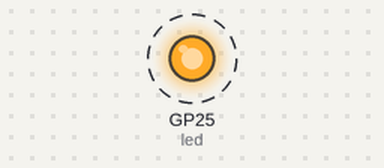
This program was run on a simulated Raspberry Pi Pico running MicroPython. On the bench: output pins drawn as LEDs (lit = HIGH). Dashed ring = blinking.

Above: at 0.15 s.
Timing chart, 0 to 3.0 s (numbered marks = the images above):
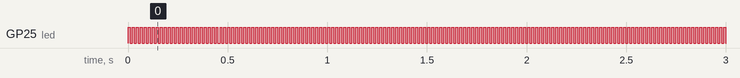

The program:

ledtimings.py
```python
from machine import Pin #allows us to work with invidual pins of Pico
from time import sleep

led = Pin("LED", Pin.OUT) #special assignment for LED on Pico #pin set up as output
led.value(0)

while True:
    #when value is 1 it turns on; when off it turns off
    led.value(1)
    sleep(0.01)
    led.value(0)
    sleep(0.01)
 
```

Measured:
- by itself, GP25 (led): alternates HIGH for 0.01 s and LOW for 0.01 s
